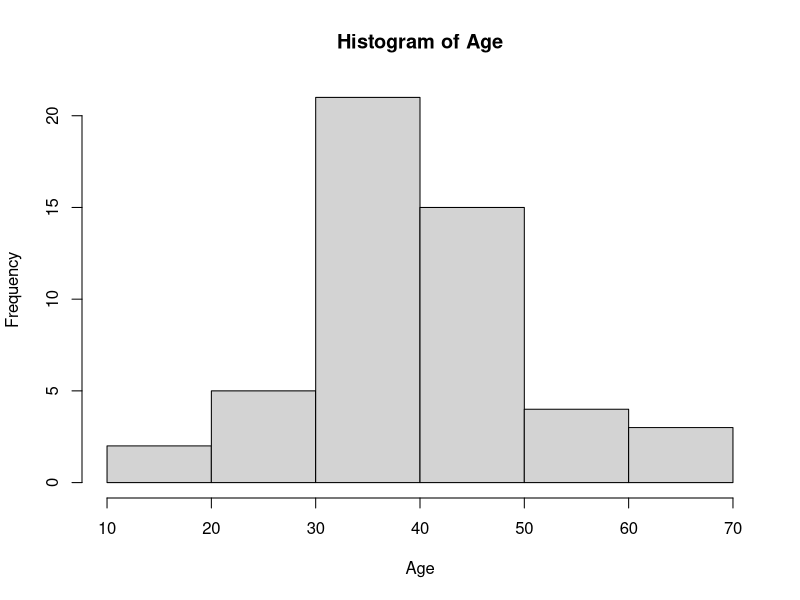
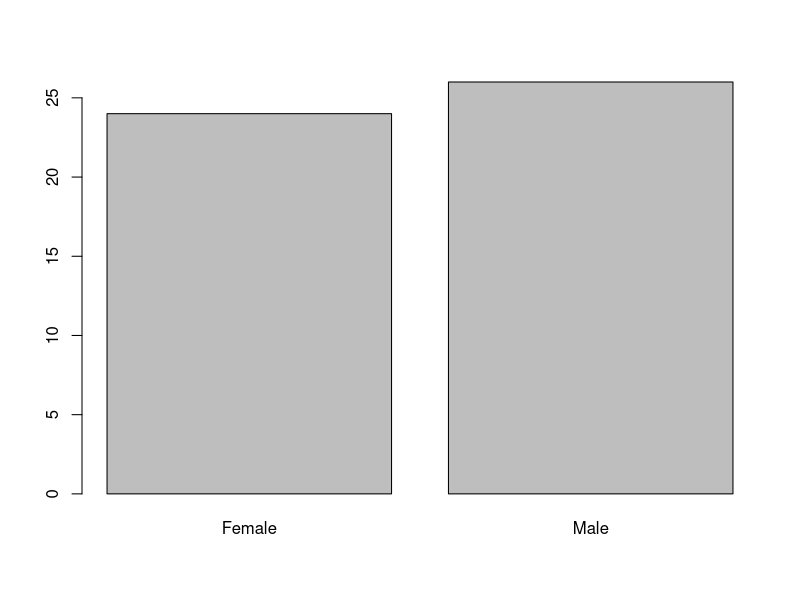
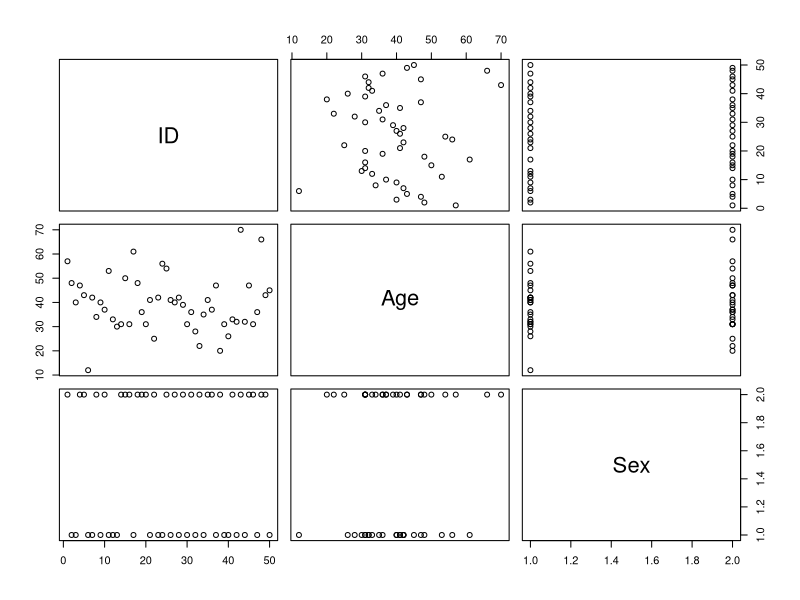
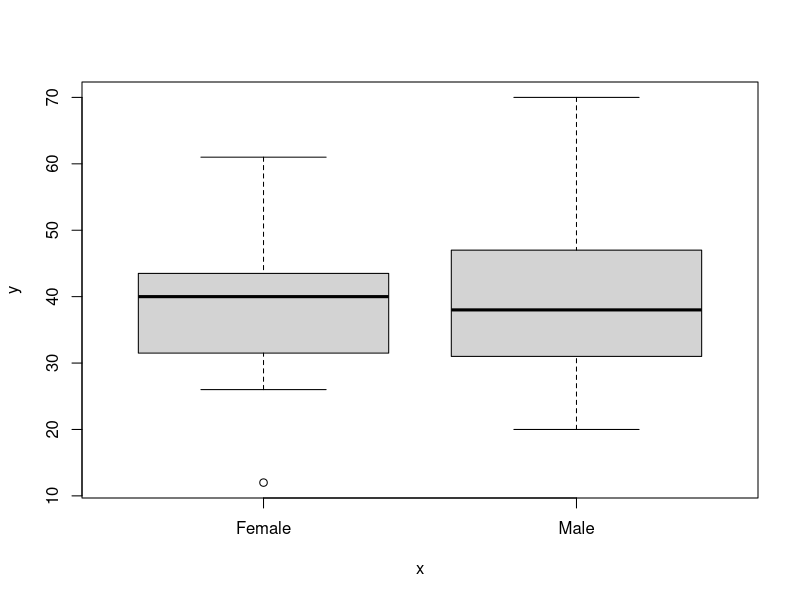

Here is the R script that generated these plots, in order:
# Introduction to R

# Data types

ID <- 1:50
Age <- rnorm(50, 40, 10)
head(Age)
Age <- round(Age, digit=0)
Sex <- rbinom(50, 1, .5)
table(Sex)
Sex <- factor(Sex, labels = c("Female", "Male"))
table(Sex)
data <- data.frame(cbind(ID, Age, Sex))
head(data)

# Basic operations

summary(Age)
table(Sex)

hist(Age)
plot(Sex)

plot(data)
plot(Sex, Age)

